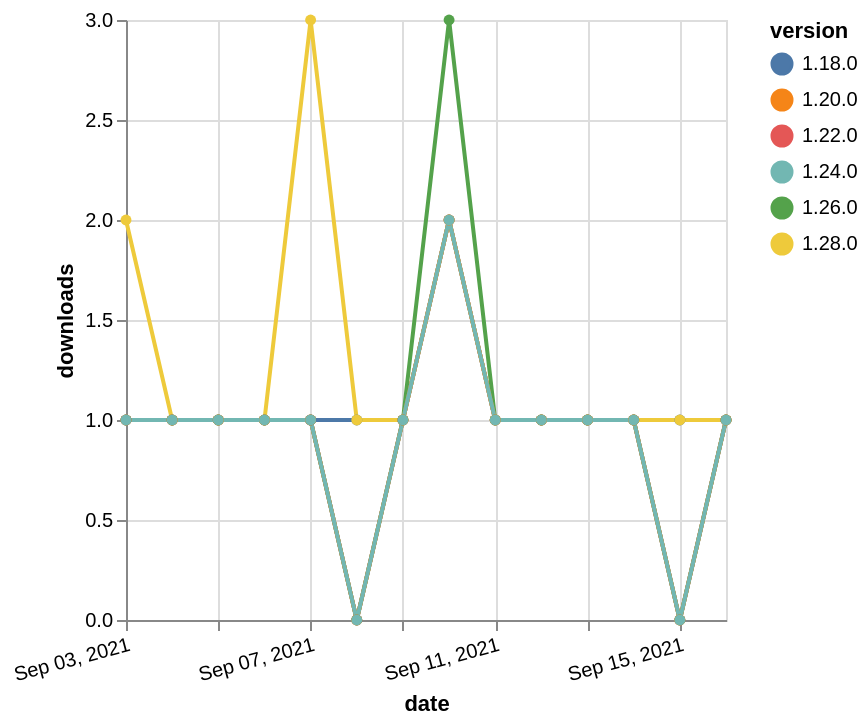

Vega-Lite specification for this chart:
### Vega-Lite specification from a JSON file in a GitHub repository (floating-point values rounded to 4 significant figures)
{"$schema": "https://vega.github.io/schema/vega-lite/v5.json", "description": "A simple bar chart with embedded data.", "data": {"values": [{"date": "2021-09-03", "total": 276, "delta": 1, "version": "1.18.0"}, {"date": "2021-09-04", "total": 277, "delta": 1, "version": "1.18.0"}, {"date": "2021-09-05", "total": 278, "delta": 1, "version": "1.18.0"}, {"date": "2021-09-06", "total": 279, "delta": 1, "version": "1.18.0"}, {"date": "2021-09-07", "total": 280, "delta": 1, "version": "1.18.0"}, {"date": "2021-09-08", "total": 281, "delta": 1, "version": "1.18.0"}, {"date": "2021-09-09", "total": 282, "delta": 1, "version": "1.18.0"}, {"date": "2021-09-10", "total": 284, "delta": 2, "version": "1.18.0"}, {"date": "2021-09-11", "total": 285, "delta": 1, "version": "1.18.0"}, {"date": "2021-09-12", "total": 286, "delta": 1, "version": "1.18.0"}, {"date": "2021-09-13", "total": 287, "delta": 1, "version": "1.18.0"}, {"date": "2021-09-14", "total": 288, "delta": 1, "version": "1.18.0"}, {"date": "2021-09-15", "total": 289, "delta": 1, "version": "1.18.0"}, {"date": "2021-09-16", "total": 290, "delta": 1, "version": "1.18.0"}, {"date": "2021-09-03", "total": 270, "delta": 1, "version": "1.22.0"}, {"date": "2021-09-04", "total": 271, "delta": 1, "version": "1.22.0"}, {"date": "2021-09-05", "total": 272, "delta": 1, "version": "1.22.0"}, {"date": "2021-09-06", "total": 273, "delta": 1, "version": "1.22.0"}, {"date": "2021-09-07", "total": 274, "delta": 1, "version": "1.22.0"}, {"date": "2021-09-08", "total": 274, "delta": 0, "version": "1.22.0"}, {"date": "2021-09-09", "total": 275, "delta": 1, "version": "1.22.0"}, {"date": "2021-09-10", "total": 277, "delta": 2, "version": "1.22.0"}, {"date": "2021-09-11", "total": 278, "delta": 1, "version": "1.22.0"}, {"date": "2021-09-12", "total": 279, "delta": 1, "version": "1.22.0"}, {"date": "2021-09-13", "total": 280, "delta": 1, "version": "1.22.0"}, {"date": "2021-09-14", "total": 281, "delta": 1, "version": "1.22.0"}, {"date": "2021-09-15", "total": 281, "delta": 0, "version": "1.22.0"}, {"date": "2021-09-16", "total": 282, "delta": 1, "version": "1.22.0"}, {"date": "2021-09-03", "total": 136, "delta": 2, "version": "1.28.0"}, {"date": "2021-09-04", "total": 137, "delta": 1, "version": "1.28.0"}, {"date": "2021-09-05", "total": 138, "delta": 1, "version": "1.28.0"}, {"date": "2021-09-06", "total": 139, "delta": 1, "version": "1.28.0"}, {"date": "2021-09-07", "total": 142, "delta": 3, "version": "1.28.0"}, {"date": "2021-09-08", "total": 143, "delta": 1, "version": "1.28.0"}, {"date": "2021-09-09", "total": 144, "delta": 1, "version": "1.28.0"}, {"date": "2021-09-10", "total": 146, "delta": 2, "version": "1.28.0"}, {"date": "2021-09-11", "total": 147, "delta": 1, "version": "1.28.0"}, {"date": "2021-09-12", "total": 148, "delta": 1, "version": "1.28.0"}, {"date": "2021-09-13", "total": 149, "delta": 1, "version": "1.28.0"}, {"date": "2021-09-14", "total": 150, "delta": 1, "version": "1.28.0"}, {"date": "2021-09-15", "total": 151, "delta": 1, "version": "1.28.0"}, {"date": "2021-09-16", "total": 152, "delta": 1, "version": "1.28.0"}, {"date": "2021-09-03", "total": 245, "delta": 1, "version": "1.26.0"}, {"date": "2021-09-04", "total": 246, "delta": 1, "version": "1.26.0"}, {"date": "2021-09-05", "total": 247, "delta": 1, "version": "1.26.0"}, {"date": "2021-09-06", "total": 248, "delta": 1, "version": "1.26.0"}, {"date": "2021-09-07", "total": 249, "delta": 1, "version": "1.26.0"}, {"date": "2021-09-08", "total": 249, "delta": 0, "version": "1.26.0"}, {"date": "2021-09-09", "total": 250, "delta": 1, "version": "1.26.0"}, {"date": "2021-09-10", "total": 253, "delta": 3, "version": "1.26.0"}, {"date": "2021-09-11", "total": 254, "delta": 1, "version": "1.26.0"}, {"date": "2021-09-12", "total": 255, "delta": 1, "version": "1.26.0"}, {"date": "2021-09-13", "total": 256, "delta": 1, "version": "1.26.0"}, {"date": "2021-09-14", "total": 257, "delta": 1, "version": "1.26.0"}, {"date": "2021-09-15", "total": 257, "delta": 0, "version": "1.26.0"}, {"date": "2021-09-16", "total": 258, "delta": 1, "version": "1.26.0"}, {"date": "2021-09-03", "total": 203, "delta": 1, "version": "1.20.0"}, {"date": "2021-09-04", "total": 204, "delta": 1, "version": "1.20.0"}, {"date": "2021-09-05", "total": 205, "delta": 1, "version": "1.20.0"}, {"date": "2021-09-06", "total": 206, "delta": 1, "version": "1.20.0"}, {"date": "2021-09-07", "total": 207, "delta": 1, "version": "1.20.0"}, {"date": "2021-09-08", "total": 207, "delta": 0, "version": "1.20.0"}, {"date": "2021-09-09", "total": 208, "delta": 1, "version": "1.20.0"}, {"date": "2021-09-10", "total": 210, "delta": 2, "version": "1.20.0"}, {"date": "2021-09-11", "total": 211, "delta": 1, "version": "1.20.0"}, {"date": "2021-09-12", "total": 212, "delta": 1, "version": "1.20.0"}, {"date": "2021-09-13", "total": 213, "delta": 1, "version": "1.20.0"}, {"date": "2021-09-14", "total": 214, "delta": 1, "version": "1.20.0"}, {"date": "2021-09-15", "total": 214, "delta": 0, "version": "1.20.0"}, {"date": "2021-09-16", "total": 215, "delta": 1, "version": "1.20.0"}, {"date": "2021-09-03", "total": 184, "delta": 1, "version": "1.24.0"}, {"date": "2021-09-04", "total": 185, "delta": 1, "version": "1.24.0"}, {"date": "2021-09-05", "total": 186, "delta": 1, "version": "1.24.0"}, {"date": "2021-09-06", "total": 187, "delta": 1, "version": "1.24.0"}, {"date": "2021-09-07", "total": 188, "delta": 1, "version": "1.24.0"}, {"date": "2021-09-08", "total": 188, "delta": 0, "version": "1.24.0"}, {"date": "2021-09-09", "total": 189, "delta": 1, "version": "1.24.0"}, {"date": "2021-09-10", "total": 191, "delta": 2, "version": "1.24.0"}, {"date": "2021-09-11", "total": 192, "delta": 1, "version": "1.24.0"}, {"date": "2021-09-12", "total": 193, "delta": 1, "version": "1.24.0"}, {"date": "2021-09-13", "total": 194, "delta": 1, "version": "1.24.0"}, {"date": "2021-09-14", "total": 195, "delta": 1, "version": "1.24.0"}, {"date": "2021-09-15", "total": 195, "delta": 0, "version": "1.24.0"}, {"date": "2021-09-16", "total": 196, "delta": 1, "version": "1.24.0"}]}, "width": "container", "mark": {"type": "line", "point": {"filled": true}}, "encoding": {"x": {"field": "date", "type": "temporal", "timeUnit": "yearmonthdate", "title": "date", "axis": {"labelAngle": -15}}, "y": {"field": "delta", "type": "quantitative", "title": "downloads"}, "color": {"field": "version", "type": "nominal"}, "tooltip": {"field": "delta"}}}
